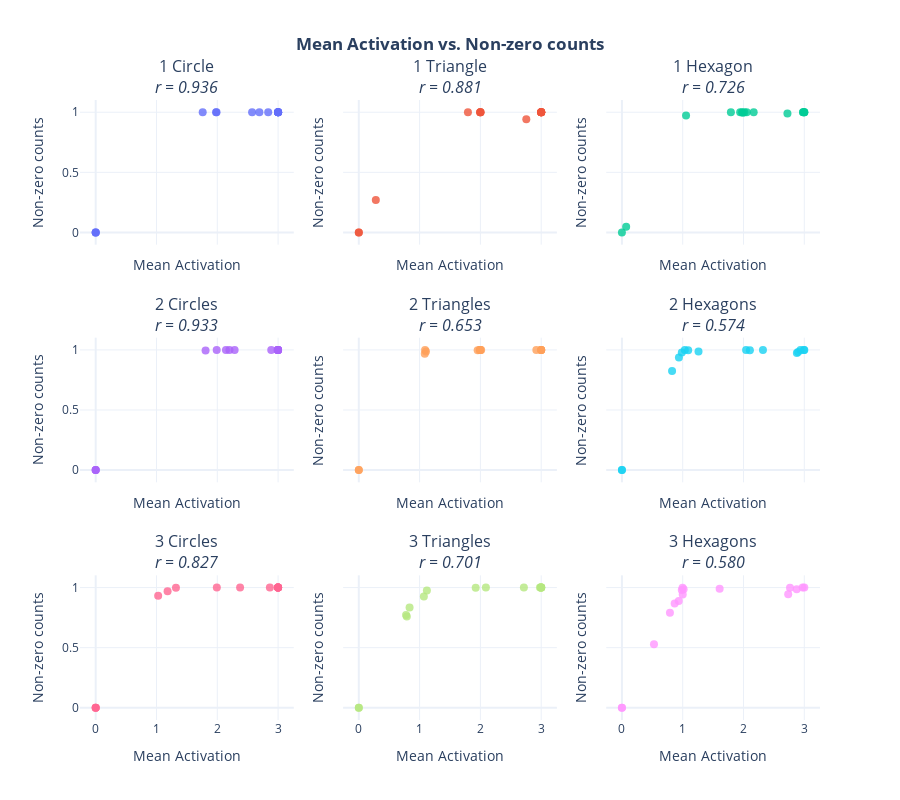

Notebook source saved alongside this figure:
### Code cell
plot_importance_comparison(
    transformed_mean_scores, 
    transformed_count_scores, 
    class_idx_to_name,
    figure_title="Mean Activation vs. Non-zero counts",
    x_label="Mean Activation",
    y_label="Non-zero counts",
    special_prototypes=DEAD_PROTOTYPES,
    exclude_special_prototypes_from_corr_calc=True
)

### Figure 1 — Plotly figure (JSON) as saved in the notebook; plotly's stock layout.template omitted (floating-point values rounded to 4 significant figures)
{"data": [{"hovertext": ["Prototype 0", "Prototype 1", "Prototype 2", "Prototype 3", "Prototype 4", "Prototype 5", "Prototype 6", "Prototype 7", "Prototype 8", "Prototype 9", "Prototype 10", "Prototype 11", "Prototype 12", "Prototype 13", "Prototype 14", "Prototype 15"], "marker": {"opacity": 0.8, "size": 8, "symbol": ["circle", "circle", "circle", "circle", "circle", "circle", "circle", "circle", "circle", "circle", "circle", "circle", "circle", "circle", "circle", "circle"]}, "mode": "markers", "name": "Class 0", "type": "scatter", "x": [3, 0, 2.572, 1.98, 1.987, 2.838, 3, 3, 2.693, 0, 0, 1.76, 3, 3, 3, 3], "xaxis": "x", "y": [1, 0, 1, 1, 1, 1, 1, 1, 1, 0, 0, 1, 1, 1, 1, 1], "yaxis": "y"}, {"hovertext": ["Prototype 0", "Prototype 1", "Prototype 2", "Prototype 3", "Prototype 4", "Prototype 5", "Prototype 6", "Prototype 7", "Prototype 8", "Prototype 9", "Prototype 10", "Prototype 11", "Prototype 12", "Prototype 13", "Prototype 14", "Prototype 15"], "marker": {"opacity": 0.8, "size": 8, "symbol": ["circle", "circle", "circle", "circle", "circle", "circle", "circle", "circle", "circle", "circle", "circle", "circle", "circle", "circle", "circle", "circle"]}, "mode": "markers", "name": "Class 1", "type": "scatter", "x": [3, 2.755, 3, 3, 2, 1.995, 3, 3, 1.795, 0.28, 0, 3, 2.003, 3, 0, 2], "xaxis": "x2", "y": [1, 0.9425, 1, 1, 1, 1, 1, 1, 1, 0.27, 0, 1, 1, 1, 0, 1], "yaxis": "y2"}, {"hovertext": ["Prototype 0", "Prototype 1", "Prototype 2", "Prototype 3", "Prototype 4", "Prototype 5", "Prototype 6", "Prototype 7", "Prototype 8", "Prototype 9", "Prototype 10", "Prototype 11", "Prototype 12", "Prototype 13", "Prototype 14", "Prototype 15"], "marker": {"opacity": 0.8, "size": 8, "symbol": ["circle", "circle", "circle", "circle", "circle", "circle", "circle", "circle", "circle", "circle", "circle", "circle", "circle", "circle", "circle", "circle"]}, "mode": "markers", "name": "Class 2", "type": "scatter", "x": [2.98, 0.07, 2.98, 2.015, 1.945, 1.055, 2.053, 1.793, 1.975, 2.723, 3, 2.997, 1.99, 3, 0, 2.168], "xaxis": "x3", "y": [1, 0.0475, 1, 1, 1, 0.9725, 1, 1, 1, 0.99, 1, 1, 0.995, 1, 0, 1], "yaxis": "y3"}, {"hovertext": ["Prototype 0", "Prototype 1", "Prototype 2", "Prototype 3", "Prototype 4", "Prototype 5", "Prototype 6", "Prototype 7", "Prototype 8", "Prototype 9", "Prototype 10", "Prototype 11", "Prototype 12", "Prototype 13", "Prototype 14", "Prototype 15"], "marker": {"opacity": 0.8, "size": 8, "symbol": ["circle", "circle", "circle", "circle", "circle", "circle", "circle", "circle", "circle", "circle", "circle", "circle", "circle", "circle", "circle", "circle"]}, "mode": "markers", "name": "Class 3", "type": "scatter", "x": [2.285, 0, 2.142, 1.808, 3, 3, 2.2, 3, 2.99, 0, 0, 1.99, 2.997, 3, 3, 2.888], "xaxis": "x4", "y": [1, 0, 1, 0.995, 1, 1, 1, 1, 1, 0, 0, 1, 1, 1, 1, 1], "yaxis": "y4"}, {"hovertext": ["Prototype 0", "Prototype 1", "Prototype 2", "Prototype 3", "Prototype 4", "Prototype 5", "Prototype 6", "Prototype 7", "Prototype 8", "Prototype 9", "Prototype 10", "Prototype 11", "Prototype 12", "Prototype 13", "Prototype 14", "Prototype 15"], "marker": {"opacity": 0.8, "size": 8, "symbol": ["circle", "circle", "circle", "circle", "circle", "circle", "circle", "circle", "circle", "circle", "circle", "circle", "circle", "circle", "circle", "circle"]}, "mode": "markers", "name": "Class 4", "type": "scatter", "x": [1.995, 3, 3, 1.105, 1.987, 1.955, 2, 1.09, 1.085, 3, 0, 1.997, 2.013, 3, 0, 2.92], "xaxis": "x5", "y": [1, 1, 1, 0.9875, 1, 0.9975, 1, 1, 0.9675, 1, 0, 1, 1, 1, 0, 1], "yaxis": "y5"}, {"hovertext": ["Prototype 0", "Prototype 1", "Prototype 2", "Prototype 3", "Prototype 4", "Prototype 5", "Prototype 6", "Prototype 7", "Prototype 8", "Prototype 9", "Prototype 10", "Prototype 11", "Prototype 12", "Prototype 13", "Prototype 14", "Prototype 15"], "marker": {"opacity": 0.8, "size": 8, "symbol": ["circle", "circle", "circle", "circle", "circle", "circle", "circle", "circle", "circle", "circle", "circle", "circle", "circle", "circle", "circle", "circle"]}, "mode": "markers", "name": "Class 5", "type": "scatter", "x": [2.043, 0, 1.26, 0.985, 2.32, 0.9375, 1.09, 0.825, 1.035, 2.878, 2.993, 2.105, 2.898, 3, 0, 2.938], "xaxis": "x6", "y": [1, 0, 0.9875, 0.9775, 1, 0.9375, 0.9975, 0.825, 1, 0.975, 1, 0.9975, 0.9825, 1, 0, 1], "yaxis": "y6"}, {"hovertext": ["Prototype 0", "Prototype 1", "Prototype 2", "Prototype 3", "Prototype 4", "Prototype 5", "Prototype 6", "Prototype 7", "Prototype 8", "Prototype 9", "Prototype 10", "Prototype 11", "Prototype 12", "Prototype 13", "Prototype 14", "Prototype 15"], "marker": {"opacity": 0.8, "size": 8, "symbol": ["circle", "circle", "circle", "circle", "circle", "circle", "circle", "circle", "circle", "circle", "circle", "circle", "circle", "circle", "circle", "circle"]}, "mode": "markers", "name": "Class 6", "type": "scatter", "x": [1.028, 0, 2.375, 1.32, 3, 3, 1.992, 3, 3, 0, 0, 1.183, 2.995, 3, 3, 2.865], "xaxis": "x7", "y": [0.9325, 0, 1, 0.9975, 1, 1, 1, 1, 1, 0, 0, 0.97, 1, 1, 1, 1], "yaxis": "y7"}, {"hovertext": ["Prototype 0", "Prototype 1", "Prototype 2", "Prototype 3", "Prototype 4", "Prototype 5", "Prototype 6", "Prototype 7", "Prototype 8", "Prototype 9", "Prototype 10", "Prototype 11", "Prototype 12", "Prototype 13", "Prototype 14", "Prototype 15"], "marker": {"opacity": 0.8, "size": 8, "symbol": ["circle", "circle", "circle", "circle", "circle", "circle", "circle", "circle", "circle", "circle", "circle", "circle", "circle", "circle", "circle", "circle"]}, "mode": "markers", "name": "Class 7", "type": "scatter", "x": [2.715, 3, 2.98, 2.997, 1.07, 1.923, 1.12, 0.835, 0.7775, 3, 0, 0.79, 2.09, 3, 0, 3], "xaxis": "x8", "y": [1, 1, 1, 1, 0.925, 0.9975, 0.975, 0.835, 0.7725, 1, 0, 0.76, 1, 1, 0, 1], "yaxis": "y8"}, {"hovertext": ["Prototype 0", "Prototype 1", "Prototype 2", "Prototype 3", "Prototype 4", "Prototype 5", "Prototype 6", "Prototype 7", "Prototype 8", "Prototype 9", "Prototype 10", "Prototype 11", "Prototype 12", "Prototype 13", "Prototype 14", "Prototype 15"], "marker": {"opacity": 0.8, "size": 8, "symbol": ["circle", "circle", "circle", "circle", "circle", "circle", "circle", "circle", "circle", "circle", "circle", "circle", "circle", "circle", "circle", "circle"]}, "mode": "markers", "name": "Class 8", "type": "scatter", "x": [1, 0, 0.79, 0.985, 1.607, 0.8675, 1.015, 0.5275, 0.9975, 2.735, 2.973, 0.935, 2.875, 3, 0, 2.765], "xaxis": "x9", "y": [0.9425, 0, 0.79, 0.98, 0.99, 0.8675, 0.985, 0.5275, 0.9975, 0.945, 1, 0.8875, 0.985, 1, 0, 0.9975], "yaxis": "y9"}], "layout": {"annotations": [{"font": {"size": 16}, "showarrow": false, "text": "1 Circle<br><i>r = 0.936</i>", "x": 0.1444, "xanchor": "center", "xref": "paper", "y": 1.0, "yanchor": "bottom", "yref": "paper"}, {"font": {"size": 16}, "showarrow": false, "text": "1 Triangle<br><i>r = 0.881</i>", "x": 0.5, "xanchor": "center", "xref": "paper", "y": 1.0, "yanchor": "bottom", "yref": "paper"}, {"font": {"size": 16}, "showarrow": false, "text": "1 Hexagon<br><i>r = 0.726</i>", "x": 0.8556, "xanchor": "center", "xref": "paper", "y": 1.0, "yanchor": "bottom", "yref": "paper"}, {"font": {"size": 16}, "showarrow": false, "text": "2 Circles<br><i>r = 0.933</i>", "x": 0.1444, "xanchor": "center", "xref": "paper", "y": 0.6167, "yanchor": "bottom", "yref": "paper"}, {"font": {"size": 16}, "showarrow": false, "text": "2 Triangles<br><i>r = 0.653</i>", "x": 0.5, "xanchor": "center", "xref": "paper", "y": 0.6167, "yanchor": "bottom", "yref": "paper"}, {"font": {"size": 16}, "showarrow": false, "text": "2 Hexagons<br><i>r = 0.574</i>", "x": 0.8556, "xanchor": "center", "xref": "paper", "y": 0.6167, "yanchor": "bottom", "yref": "paper"}, {"font": {"size": 16}, "showarrow": false, "text": "3 Circles<br><i>r = 0.827</i>", "x": 0.1444, "xanchor": "center", "xref": "paper", "y": 0.2333, "yanchor": "bottom", "yref": "paper"}, {"font": {"size": 16}, "showarrow": false, "text": "3 Triangles<br><i>r = 0.701</i>", "x": 0.5, "xanchor": "center", "xref": "paper", "y": 0.2333, "yanchor": "bottom", "yref": "paper"}, {"font": {"size": 16}, "showarrow": false, "text": "3 Hexagons<br><i>r = 0.580</i>", "x": 0.8556, "xanchor": "center", "xref": "paper", "y": 0.2333, "yanchor": "bottom", "yref": "paper"}], "height": 800, "showlegend": false, "title": {"text": "<b>Mean Activation vs. Non-zero counts</b>", "x": 0.5}, "width": 900, "xaxis": {"anchor": "y", "domain": [0, 0.2889], "matches": "x7", "showticklabels": false, "title": {"text": "Mean Activation"}}, "xaxis2": {"anchor": "y2", "domain": [0.3556, 0.6444], "matches": "x8", "showticklabels": false, "title": {"text": "Mean Activation"}}, "xaxis3": {"anchor": "y3", "domain": [0.7111, 1], "matches": "x9", "showticklabels": false, "title": {"text": "Mean Activation"}}, "xaxis4": {"anchor": "y4", "domain": [0, 0.2889], "matches": "x7", "showticklabels": false, "title": {"text": "Mean Activation"}}, "xaxis5": {"anchor": "y5", "domain": [0.3556, 0.6444], "matches": "x8", "showticklabels": false, "title": {"text": "Mean Activation"}}, "xaxis6": {"anchor": "y6", "domain": [0.7111, 1], "matches": "x9", "showticklabels": false, "title": {"text": "Mean Activation"}}, "xaxis7": {"anchor": "y7", "domain": [0, 0.2889], "title": {"text": "Mean Activation"}}, "xaxis8": {"anchor": "y8", "domain": [0.3556, 0.6444], "title": {"text": "Mean Activation"}}, "xaxis9": {"anchor": "y9", "domain": [0.7111, 1], "title": {"text": "Mean Activation"}}, "yaxis": {"anchor": "x", "domain": [0.7667, 1.0], "title": {"text": "Non-zero counts"}}, "yaxis2": {"anchor": "x2", "domain": [0.7667, 1.0], "matches": "y", "showticklabels": false, "title": {"text": "Non-zero counts"}}, "yaxis3": {"anchor": "x3", "domain": [0.7667, 1.0], "matches": "y", "showticklabels": false, "title": {"text": "Non-zero counts"}}, "yaxis4": {"anchor": "x4", "domain": [0.3833, 0.6167], "title": {"text": "Non-zero counts"}}, "yaxis5": {"anchor": "x5", "domain": [0.3833, 0.6167], "matches": "y4", "showticklabels": false, "title": {"text": "Non-zero counts"}}, "yaxis6": {"anchor": "x6", "domain": [0.3833, 0.6167], "matches": "y4", "showticklabels": false, "title": {"text": "Non-zero counts"}}, "yaxis7": {"anchor": "x7", "domain": [0, 0.2333], "title": {"text": "Non-zero counts"}}, "yaxis8": {"anchor": "x8", "domain": [0, 0.2333], "matches": "y7", "showticklabels": false, "title": {"text": "Non-zero counts"}}, "yaxis9": {"anchor": "x9", "domain": [0, 0.2333], "matches": "y7", "showticklabels": false, "title": {"text": "Non-zero counts"}}}}
